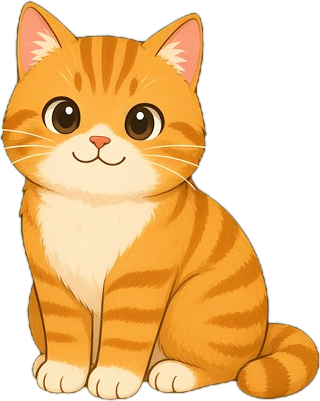
#> input picture assets/cats/domestic-orange/sit.png, 320 x 401 px
$ python make_icons.py
#> lines starting #> are read from the running program, lines starting #| are printed output that depends on the picture
#!/usr/bin/env python3
"""Build the PWA / home-screen icons from the sitting-cat sprite.

    python3 -I tools/make_icons.py

Reads assets/cats/domestic-orange/sit.png and writes assets/icons/:
  icon-192.png, icon-512.png    purpose "any"      (cat fills ~84% of the height)
  icon-maskable-512.png         purpose "maskable" (cat inside the central
                                 safe circle, radius 40% of the icon)
  apple-touch-icon.png          180x180, opaque (iOS adds its own rounding)

All icons are opaque: the cat centred on a flat #bcd8ea background.
Pillow only, no numpy.
"""
import math
import os

from PIL import Image

ROOT = os.path.dirname(os.path.dirname(os.path.abspath(__file__)))
SRC = os.path.join(ROOT, "assets", "cats", "domestic-orange", "sit.png")
OUT = os.path.join(ROOT, "assets", "icons")
BG = (0xBC, 0xD8, 0xEA, 255)


def load_cat():
    cat = Image.open(SRC).convert("RGBA")
#> cat is the input picture: PIL image 320x401 RGBA; mean R, G, B, A 148.8, 110.7, 56, 158.7
    # trim fully/near-transparent margins so sizing is based on the visible art
    box = cat.getchannel("A").point(lambda v: 255 if v > 16 else 0).getbbox()
#> box = (0, 0, 320, 401)
    return cat.crop(box) if box else cat


def render(cat, size, fit):
    """Centre `cat` on a size x size background.

    fit="any":      height ~84% of the icon, width at most 84%.
    fit="maskable": the art's bounding box fits inside the safe circle
                    (diameter 80% of the icon), with a little extra margin.
    """
    w, h = cat.size
    if fit == "maskable":
        diag = math.hypot(w, h)
        scale = (size * 0.80 * 0.96) / diag
    else:
        scale = min(size * 0.84 / h, size * 0.84 / w)
    nw, nh = max(1, round(w * scale)), max(1, round(h * scale))
    sprite = cat.resize((nw, nh), Image.LANCZOS)
    canvas = Image.new("RGBA", (size, size), BG)
    canvas.alpha_composite(sprite, ((size - nw) // 2, (size - nh) // 2))
    return canvas.convert("RGB")


def main():
    os.makedirs(OUT, exist_ok=True)
    cat = load_cat()
    jobs = [
        ("icon-192.png", 192, "any"),
        ("icon-512.png", 512, "any"),
        ("icon-maskable-512.png", 512, "maskable"),
        ("apple-touch-icon.png", 180, "any"),
    ]
    for name, size, fit in jobs:
        path = os.path.join(OUT, name)
        render(cat, size, fit).save(path, optimize=True)
        print("wrote", os.path.relpath(path, ROOT), f"{size}x{size}", fit)
#> this loop made 4 passes
#> pass 1, in render, `sprite = cat.resize((nw, nh), Image.LANCZOS)`:
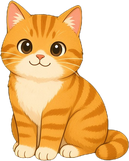
#> sprite: PIL image 129x161 RGBA; mean R, G, B, A 148.5, 105.7, 50.3, 158.7; transparent parts drawn white
#> pass 1, in render, `canvas = Image.new("RGBA", (size, size), BG)`:
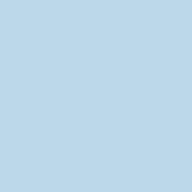
#> canvas: PIL image 192x192 RGBA; mean R, G, B, A 188, 216, 234, 255
#> pass 1, in main, `render(cat, size, fit).save(path, optimize=True)`:
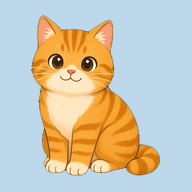
#> saved as icon-192.png: PIL image 192x192 RGB; mean R, G, B 203.3, 198.2, 179.7
#> pass 2, in render (call 2), `sprite = cat.resize((nw, nh), Image.LANCZOS)`:
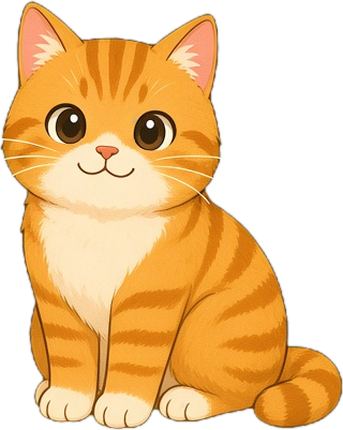
#> sprite: PIL image 343x430 RGBA; mean R, G, B, A 145.8, 104.3, 49.6, 158.7; transparent parts drawn white


if __name__ == "__main__":
    main()

$ run again, with assets/cats/american-brown/eat.png copied over assets/cats/domestic-orange/sit.png
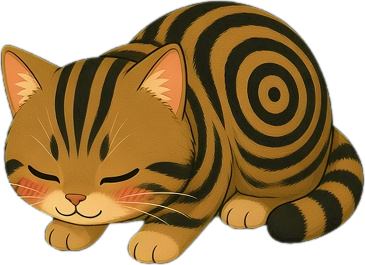
#> input picture assets/cats/american-brown/eat.png, 365 x 265 px
#> in load_cat, cat is the input picture: PIL image 365x265 RGBA; mean R, G, B, A 91.2, 64.9, 25.5, 179.1
#> box = (0, 0, 365, 265)
#> the loop in main, `for name, size, fit in jobs:` made 4 passes
#> pass 1, in main, `render(cat, size, fit).save(path, optimize=True)`:
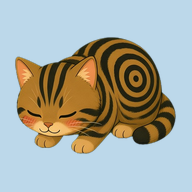
#> saved as icon-192.png: PIL image 192x192 RGB; mean R, G, B 166.9, 171.4, 162.9
#> pass 2, in render (call 2), `sprite = cat.resize((nw, nh), Image.LANCZOS)`:
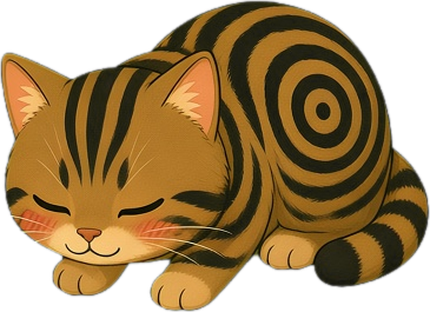
#> sprite: PIL image 430x312 RGBA; mean R, G, B, A 91.6, 65.2, 25.7, 179.1; transparent parts drawn white

$ run again, with assets/cats/american-brown/happy.png copied over assets/cats/domestic-orange/sit.png
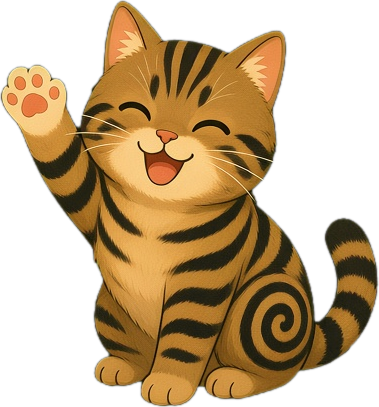
#> input picture assets/cats/american-brown/happy.png, 379 x 407 px
#> in load_cat, cat is the input picture: PIL image 379x407 RGBA; mean R, G, B, A 83.6, 60.1, 27.2, 138.2
#> box = (0, 0, 379, 407)
#> the loop in main, `for name, size, fit in jobs:` made 4 passes
#> pass 1, in main, `render(cat, size, fit).save(path, optimize=True)`:
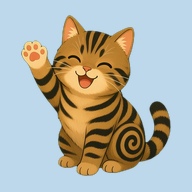
#> saved as icon-192.png: PIL image 192x192 RGB; mean R, G, B 175.6, 178.4, 168.6
#> pass 2, in render (call 2), `sprite = cat.resize((nw, nh), Image.LANCZOS)`:
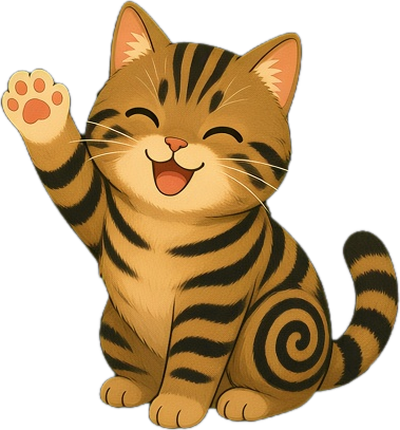
#> sprite: PIL image 400x430 RGBA; mean R, G, B, A 84, 60.4, 27.4, 138.2; transparent parts drawn white
